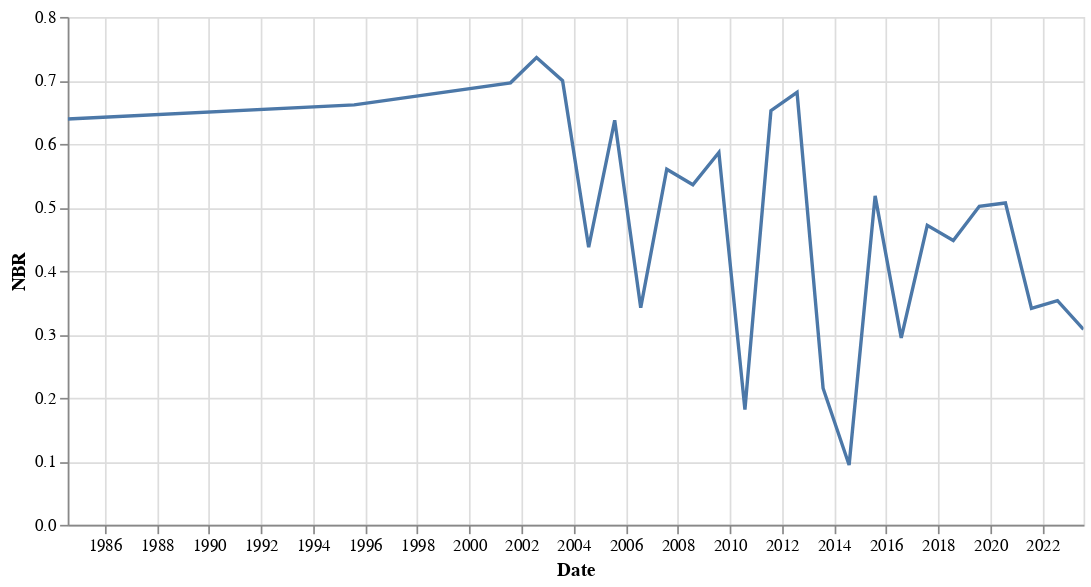

The cell this chart's notebook holds for it:
### Code cell
alt.Chart(nbr_df).mark_line().encode(
    x=alt.X('Timestamp:T', title='Date'),
    y='NBR:Q',
    tooltip=[
             alt.Tooltip('Timestamp:T', title='Date'),
             alt.Tooltip('NBR:Q')
             ]).properties(width=600, height=300).interactive()

### Figure 1 — Vega-Lite specification as saved in the notebook (floating-point values rounded to 4 significant figures)
{"config": {"view": {"continuousWidth": 300, "continuousHeight": 300}}, "data": {"name": "data-022ceb92ab500d9128d0ee13b1676948"}, "mark": {"type": "line"}, "encoding": {"tooltip": [{"field": "Timestamp", "title": "Date", "type": "temporal"}, {"field": "NBR", "type": "quantitative"}], "x": {"field": "Timestamp", "title": "Date", "type": "temporal"}, "y": {"field": "NBR", "type": "quantitative"}}, "height": 300, "params": [{"name": "param_52", "select": {"type": "interval", "encodings": ["x", "y"]}, "bind": "scales"}], "width": 600, "$schema": "https://vega.github.io/schema/vega-lite/v5.17.0.json", "datasets": {"data-022ceb92ab500d9128d0ee13b1676948": [{"NBR": 0.2152, "millis": 1375343817522, "system:index": "1_1_LC08_170060_20130505", "Timestamp": "2013-08-01T07:56:57.522000", "Year": 2013, "Month": 8, "Day": 1, "DOY": 213}, {"NBR": 0.09427, "millis": 1406879685845, "system:index": "1_1_LC08_170060_20140508", "Timestamp": "2014-08-01T07:54:45.845000", "Year": 2014, "Month": 8, "Day": 1, "DOY": 213}, {"NBR": 0.5181, "millis": 1438415652094, "system:index": "1_1_LC08_170060_20150511", "Timestamp": "2015-08-01T07:54:12.094000", "Year": 2015, "Month": 8, "Day": 1, "DOY": 213}, {"NBR": 0.2944, "millis": 1470038080761, "system:index": "1_1_LC08_170060_20160513", "Timestamp": "2016-08-01T07:54:40.761000", "Year": 2016, "Month": 8, "Day": 1, "DOY": 214}, {"NBR": 0.4716, "millis": 1501574066170, "system:index": "1_1_LC08_170060_20170430", "Timestamp": "2017-08-01T07:54:26.170000", "Year": 2017, "Month": 8, "Day": 1, "DOY": 213}, {"NBR": 0.4478, "millis": 1533110057572, "system:index": "1_1_LC08_170060_20180503", "Timestamp": "2018-08-01T07:54:17.572000", "Year": 2018, "Month": 8, "Day": 1, "DOY": 213}, {"NBR": 0.5017, "millis": 1564646077102, "system:index": "1_1_LC08_170060_20190506", "Timestamp": "2019-08-01T07:54:37.102000", "Year": 2019, "Month": 8, "Day": 1, "DOY": 213}, {"NBR": 0.507, "millis": 1596268472258, "system:index": "1_1_LC08_170060_20200508", "Timestamp": "2020-08-01T07:54:32.258000", "Year": 2020, "Month": 8, "Day": 1, "DOY": 214}, {"NBR": 0.341, "millis": 1627804481230, "system:index": "1_1_LC08_170060_20210511", "Timestamp": "2021-08-01T07:54:41.230000", "Year": 2021, "Month": 8, "Day": 1, "DOY": 213}, {"NBR": 0.3532, "millis": 1659340504268, "system:index": "1_1_LC08_170060_20220514", "Timestamp": "2022-08-01T07:55:04.268000", "Year": 2022, "Month": 8, "Day": 1, "DOY": 213}, {"NBR": 0.3077, "millis": 1690876464033, "system:index": "1_1_LC08_170060_20230517", "Timestamp": "2023-08-01T07:54:24.033000", "Year": 2023, "Month": 8, "Day": 1, "DOY": 213}, {"NBR": 0.6962, "millis": 996651904941, "system:index": "1_2_LE07_170060_20010512", "Timestamp": "2001-08-01T07:45:04.941000", "Year": 2001, "Month": 8, "Day": 1, "DOY": 213}, {"NBR": 0.7362, "millis": 1028187831462, "system:index": "1_2_LE07_170060_20020515", "Timestamp": "2002-08-01T07:43:51.462000", "Year": 2002, "Month": 8, "Day": 1, "DOY": 213}, {"NBR": 0.6997, "millis": 1059723829924, "system:index": "1_2_LE07_170060_20030518", "Timestamp": "2003-08-01T07:43:49.924000", "Year": 2003, "Month": 8, "Day": 1, "DOY": 213}, {"NBR": 0.4372, "millis": 1091346259772, "system:index": "1_2_LE07_170060_20040520", "Timestamp": "2004-08-01T07:44:19.772000", "Year": 2004, "Month": 8, "Day": 1, "DOY": 214}, {"NBR": 0.6371, "millis": 1122882285338, "system:index": "1_2_LE07_170060_20050507", "Timestamp": "2005-08-01T07:44:45.338000", "Year": 2005, "Month": 8, "Day": 1, "DOY": 213}, {"NBR": 0.342, "millis": 1154418312764, "system:index": "1_2_LE07_170060_20060510", "Timestamp": "2006-08-01T07:45:12.764000", "Year": 2006, "Month": 8, "Day": 1, "DOY": 213}, {"NBR": 0.5601, "millis": 1185954324091, "system:index": "1_2_LE07_170060_20070529", "Timestamp": "2007-08-01T07:45:24.091000", "Year": 2007, "Month": 8, "Day": 1, "DOY": 213}, {"NBR": 0.5356, "millis": 1217576713466, "system:index": "1_2_LE07_170060_20080429", "Timestamp": "2008-08-01T07:45:13.466000", "Year": 2008, "Month": 8, "Day": 1, "DOY": 214}, {"NBR": 0.5864, "millis": 1249112735178, "system:index": "1_2_LE07_170060_20090518", "Timestamp": "2009-08-01T07:45:35.178000", "Year": 2009, "Month": 8, "Day": 1, "DOY": 213}, {"NBR": 0.1814, "millis": 1280648835158, "system:index": "1_2_LE07_170060_20100521", "Timestamp": "2010-08-01T07:47:15.158000", "Year": 2010, "Month": 8, "Day": 1, "DOY": 213}, {"NBR": 0.6523, "millis": 1312184924975, "system:index": "1_2_LE07_170060_20110508", "Timestamp": "2011-08-01T07:48:44.975000", "Year": 2011, "Month": 8, "Day": 1, "DOY": 213}, {"NBR": 0.6811, "millis": 1343807382305, "system:index": "1_2_LE07_170060_20120526", "Timestamp": "2012-08-01T07:49:42.305000", "Year": 2012, "Month": 8, "Day": 1, "DOY": 214}, {"NBR": 0.6392, "millis": 460192997508, "system:index": "2_LT05_170060_19840606", "Timestamp": "1984-08-01T07:23:17.508000", "Year": 1984, "Month": 8, "Day": 1, "DOY": 214}, {"NBR": 0.6615, "millis": 807260552290, "system:index": "2_LT05_170060_19950520", "Timestamp": "1995-08-01T07:02:32.290000", "Year": 1995, "Month": 8, "Day": 1, "DOY": 213}]}}
